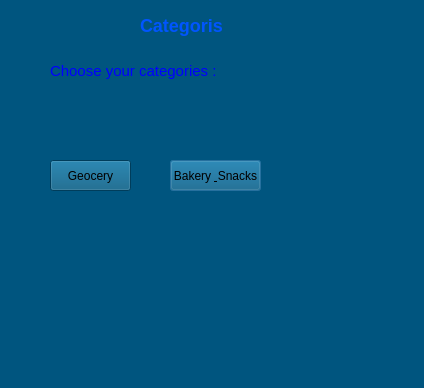
<?xml version="1.0" encoding="UTF-8"?>
<ui version="4.0">
 <class>Product_class</class>
 <widget class="QDialog" name="Product_class">
  <property name="geometry">
   <rect>
    <x>0</x>
    <y>0</y>
    <width>424</width>
    <height>388</height>
   </rect>
  </property>
  <property name="windowTitle">
   <string>Dialog</string>
  </property>
  <property name="styleSheet">
   <string notr="true">background-color: rgb(0, 85, 127);</string>
  </property>
  <widget class="QLabel" name="label">
   <property name="geometry">
    <rect>
     <x>140</x>
     <y>10</y>
     <width>101</width>
     <height>31</height>
    </rect>
   </property>
   <property name="styleSheet">
    <string notr="true">font-weight : bold;
color: rgb(0, 85, 255);
font-size : 18px;</string>
   </property>
   <property name="text">
    <string>Categoris</string>
   </property>
  </widget>
  <widget class="QPushButton" name="pushButton_2">
   <property name="geometry">
    <rect>
     <x>170</x>
     <y>160</y>
     <width>91</width>
     <height>31</height>
    </rect>
   </property>
   <property name="text">
    <string>Bakery &amp; Snacks</string>
   </property>
  </widget>
  <widget class="QPushButton" name="pushButton_grocery">
   <property name="geometry">
    <rect>
     <x>50</x>
     <y>160</y>
     <width>81</width>
     <height>31</height>
    </rect>
   </property>
   <property name="styleSheet">
    <string notr="true"/>
   </property>
   <property name="text">
    <string>Geocery</string>
   </property>
  </widget>
  <widget class="QLabel" name="label_2">
   <property name="geometry">
    <rect>
     <x>50</x>
     <y>60</y>
     <width>171</width>
     <height>21</height>
    </rect>
   </property>
   <property name="styleSheet">
    <string notr="true">color :Blue;
font-size :15px;</string>
   </property>
   <property name="text">
    <string>Choose your categories : </string>
   </property>
  </widget>
 </widget>
 <resources/>
 <connections/>
</ui>
